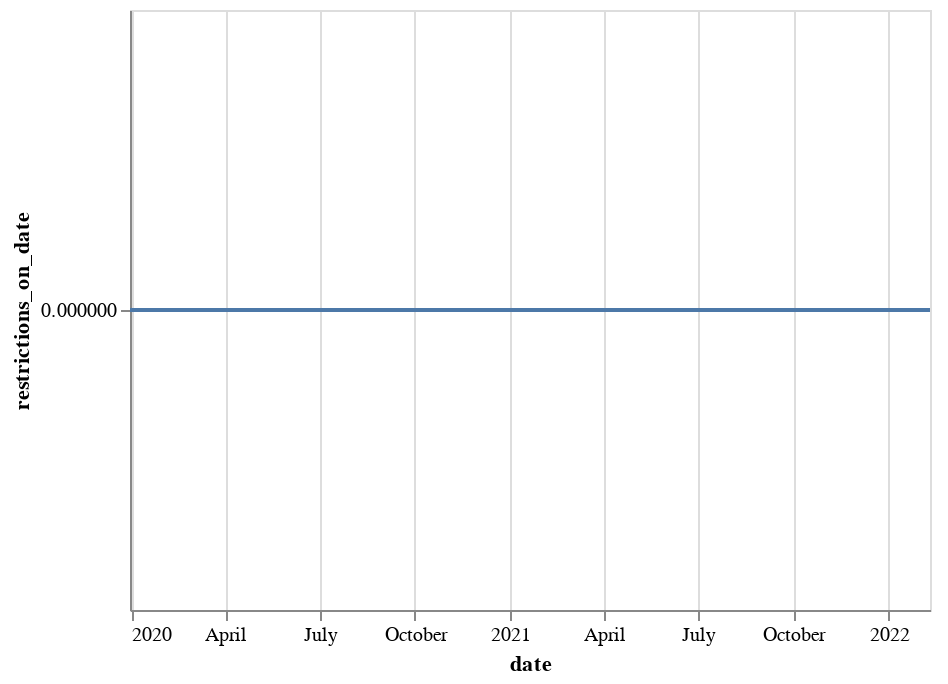

Source (notebook cell):
### Code cell
region_analyse('Southern Asia') 

# The condition is still not working

### Figure 1 — Vega-Lite specification as saved in the notebook (floating-point values rounded to 4 significant figures; data arrays with more than 128 entries replaced by an {"elided": "..."} marker saying what was removed)
{"config": {"view": {"continuousWidth": 400, "continuousHeight": 300}}, "data": {"name": "data-6e0bcd3d7c3d02d28eae1fd040b97ee5"}, "mark": "line", "encoding": {"x": {"field": "date", "type": "temporal"}, "y": {"field": "restrictions_on_date", "type": "quantitative"}}, "$schema": "https://vega.github.io/schema/vega-lite/v4.17.0.json", "datasets": {"data-6e0bcd3d7c3d02d28eae1fd040b97ee5": {"elided": "773 records"}}}
